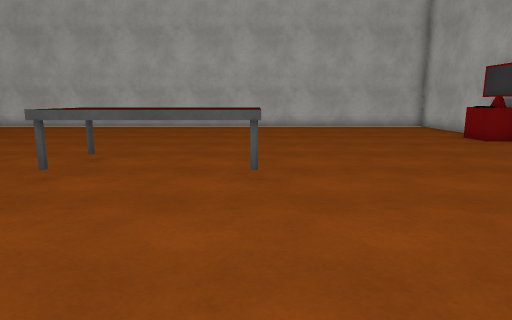
[1] (above)

15 first-person views from a walk through a scene from a Unity 3-D project. The camera is 1.3 m above the floor, tilts 10° down and sees 75° across. Doors are open. The floor is counted in squares, 1 m on a side. Each view is taken from the middle of a square. On the plan, view 1 faces up. The plan holds only what a view shows up to about 14 squares ahead; the rest is blank. The player character is not drawn. Surface patterns are stand-ins for the level's own textures.

[2]
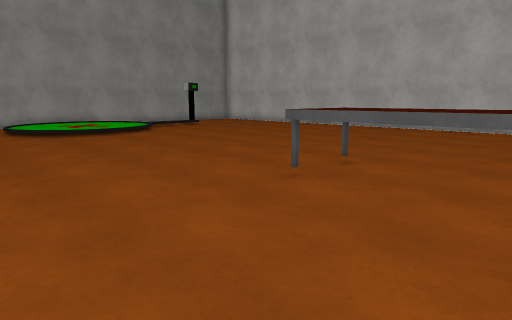

[3]
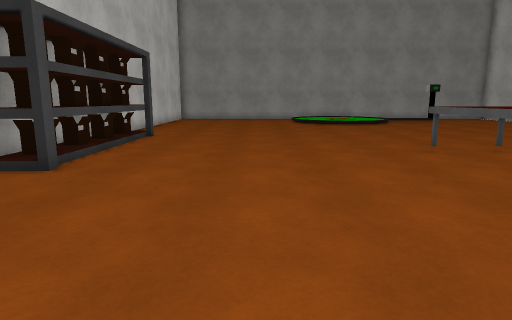

[4]
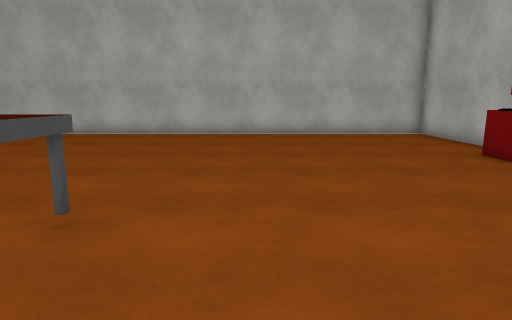

[5]
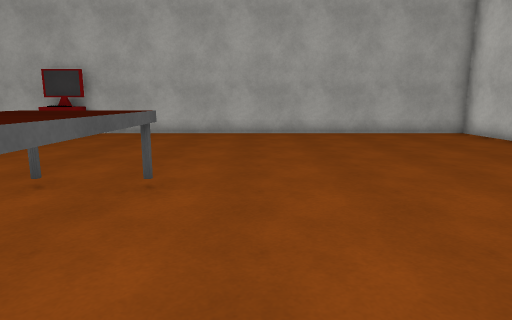

[6]
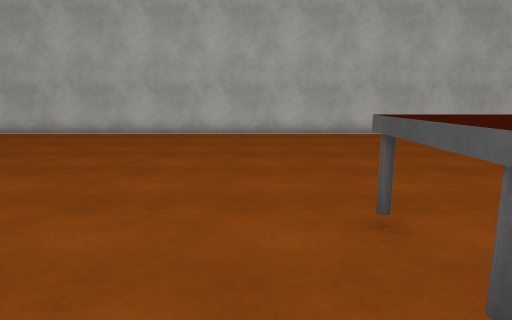

[7]
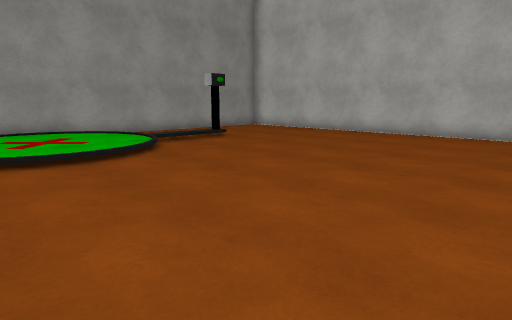

[8]
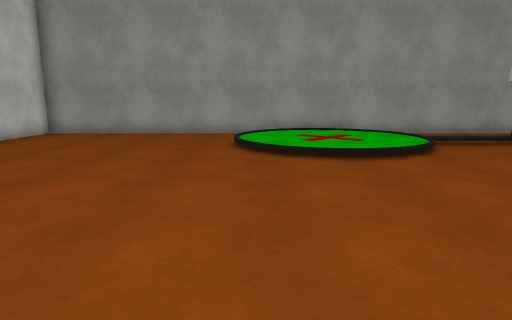

[9]
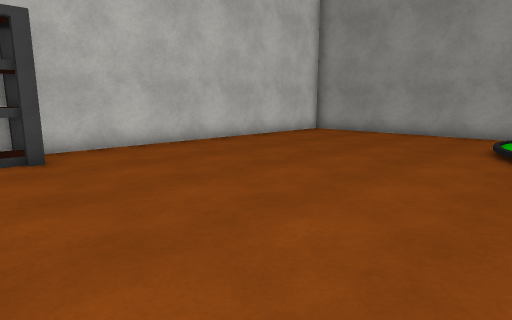

[10]
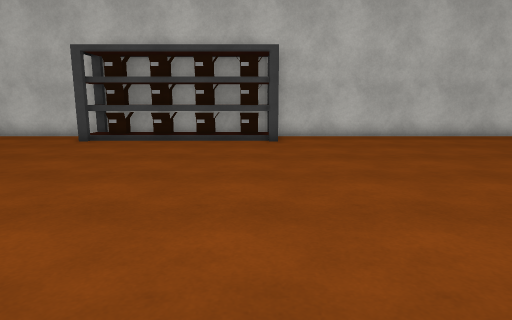

[11]
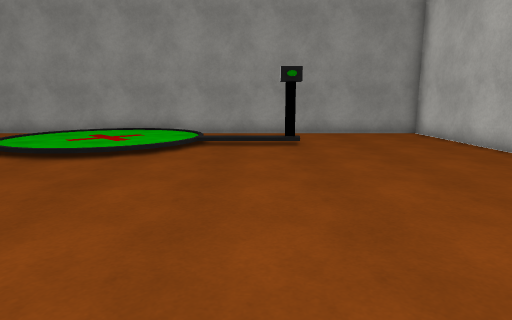

[12]
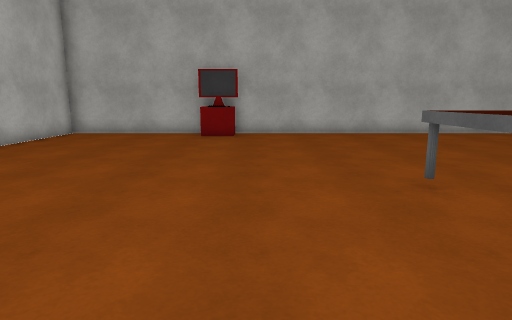

[13]
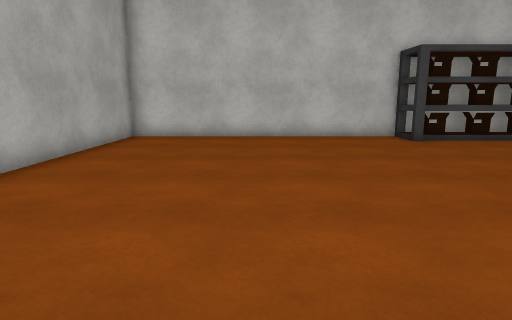

[14]
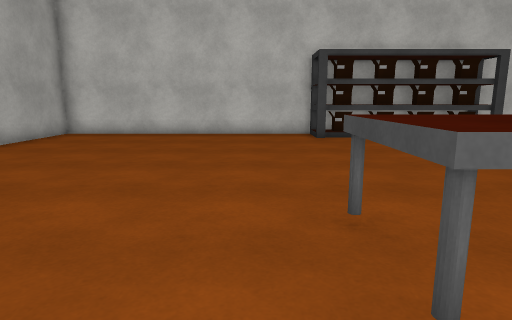

[15]
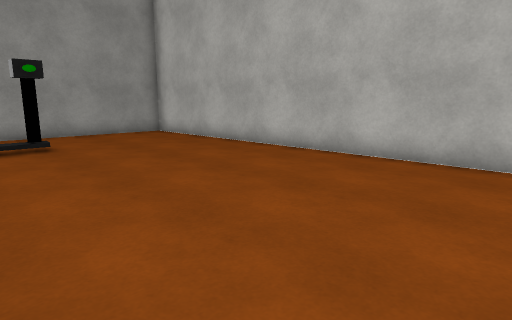

### Floor plan
Points are (right, up) in squares from view 1. A wall is a line through its corners. A room is listed if a view was taken in it or the views show most of it. See-through windows are left out.
Room 1 (views 1, 2, 3, 4, 5, 6, 7, 8, 9, 10, 11, 12, 13, 14, 15)
walls: (-7.5, -4.5) (-1.4, -4.5); (-1.2, -4.5) (8.6, -4.5) (8.6, 17.5) (-19.6, 17.5) (-19.6, -4.5) (-7.8, -4.5)
low walls: (-15.9, 12.4) (-15.9, 11.6)
ways out: open door at (-8, 17.8)
objects: other object (-8, -4) to (-1, -3); other object (-4, 6) to (0, 7); other object (8, 11) to (8, 12)

Where each view was taken, in squares from view 1:
view 1: 0 up, 0 right, facing up
view 2: 1 up, 0 right, facing up-left
view 3: 1 up, 5 right, facing left
view 4: 4 up, 2 right, facing up
view 5: 4 up, 5 left, facing right
view 6: 4 up, 5 left, facing up
view 7: 4 up, 6 left, facing up-left
view 8: 4 up, 6 left, facing left
view 9: 5 up, 6 left, facing down-left
view 10: 8 up, 7 left, facing down
view 11: 11 up, 6 left, facing left
view 12: 10 up, 5 left, facing right
view 13: 8 up, 4 right, facing down
view 14: 9 up, 1 right, facing down
view 15: 10 up, 6 left, facing up-left
